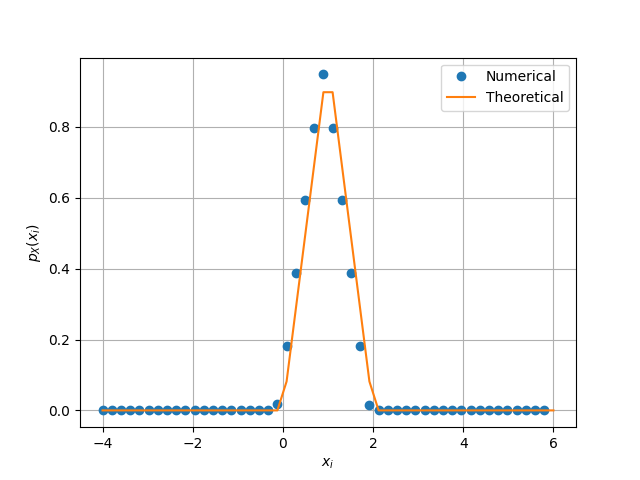

This figure's Python source:
#Importing numpy, scipy, mpmath and pyplot
import numpy as np
import mpmath as mp
import scipy 
import matplotlib.pyplot as plt



maxrange=50
maxlim=6
x = np.linspace(-maxlim+2,6,maxrange)#points on the x axis
simlen = int(1e6) #number of samples
err = [] #declaring probability list
pdf = [] #declaring pdf list
h = 2*maxlim/(maxrange-1);
#randvar = np.random.normal(0,1,simlen)
#randvar = np.loadtxt('uni.dat',dtype='double')
randvar = np.loadtxt('tri.dat',dtype='double')

for i in range(0,maxrange):
	err_ind = np.nonzero(randvar < x[i]) #checking probability condition
	err_n = np.size(err_ind) #computing the probability
	err.append(err_n/simlen) #storing the probability values in a list

	
for i in range(0,maxrange-1):
	test = (err[i+1]-err[i])/(x[i+1]-x[i])
	pdf.append(test) #storing the pdf values in a list

def tri_cdf(x):
    if(x>=0 and x<1):
    	return x
    elif(x==1):
     	return 1
    elif (x>1 and x<=2):
        return 2-x
    else:
        return 0
theory=np.vectorize(tri_cdf,otypes=['double'])
plt.plot(x[0:(maxrange-1)].T,pdf,'o')
plt.plot(x,theory(x))
plt.grid() #creating the grid
plt.xlabel('$x_i$')
plt.ylabel('$p_X(x_i)$')
plt.legend(["Numerical","Theoretical"])


plt.show() #opening the plot window
